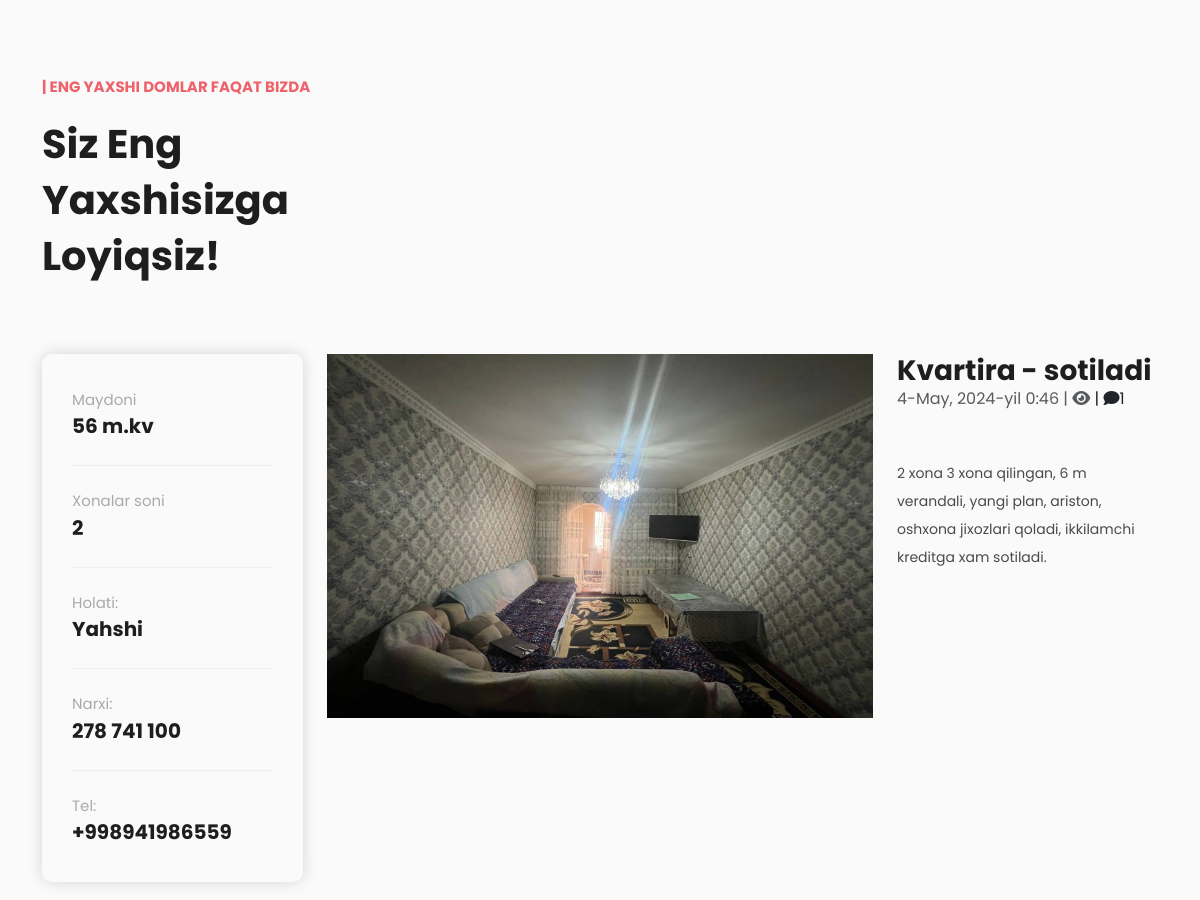
The page /uz/8/ (middle part) on the database as committed earlier.
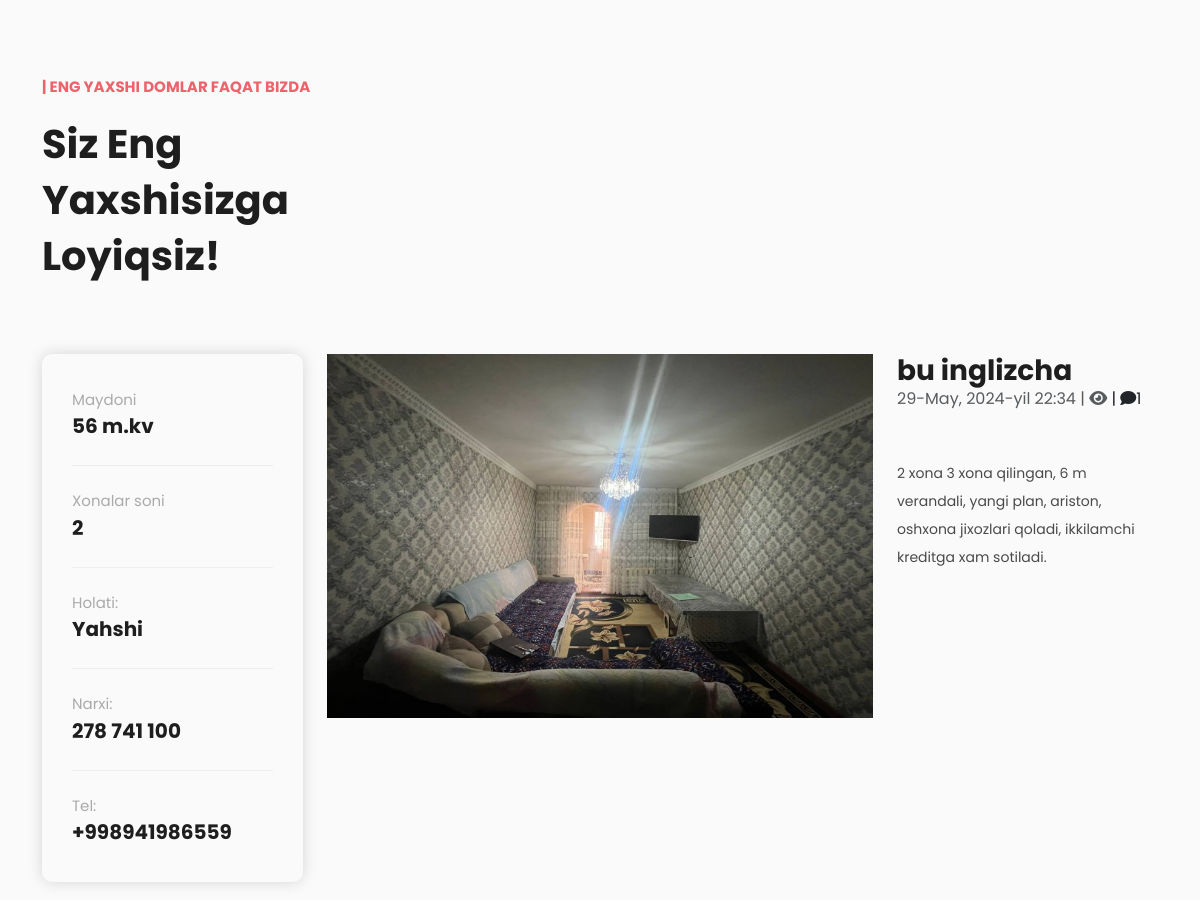
The same page on the database as committed later.
### homes_app/models.py (models this page shows, shortened)
class Homes(models.Model):
    class Status(models.TextChoices):
        Draft = 'DF', 'Draft'
        Published = 'PB', 'Published'
    class Tariff(models.TextChoices):
        maxsus = 'maxsus'
        orta = "o'rta"
        oddiy = 'oddiy'
    title = models.CharField(max_length=200)
    maydoni = models.CharField(max_length=200)
    xona_soni = models.IntegerField()
    tamiri = models.CharField(max_length=200)
    image = models.ImageField(upload_to='homes/images')
    tafsilotlari = models.CharField(max_length=300)
    category = models.ForeignKey(Category, on_delete=models.CASCADE)
    publish_time = models.DateTimeField(default=timezone.now)
    created_time = models.DateTimeField(auto_now_add=True)
    status = models.CharField(max_length=2, choices=Status.choices, default=Status.Draft)
    narxi = models.CharField(max_length=50, blank=True)
    manzil = models.CharField(max_length=150, blank=True)
    tarifi = models.CharField(choices=Tariff.choices, default=Tariff.oddiy, null=True, blank=True, max_length=6)
    tel = models.CharField(max_length=9, blank=True)
    class Meta:
        ordering = ['-publish_time']

class Category(models.Model):
    name = models.CharField(max_length=100)
    def __str__(self):
        return self.name

### homes_app/views.py (the view)
# urls.py: path('<int:id>/', homes_detail, name='homes_detail'),
def homes_detail(request, id):
    homes = get_object_or_404(Homes, id=id, status=Homes.Status.Published)
    context = {}
    hit_count = get_hitcount_model().objects.get_for_object(homes)
    hits = hit_count.hits
    hitcontext = context['hitcount'] = {'pk': hit_count.pk}
    hit_count_response = HitCountMixin.hit_count(request, hit_count)
    if hit_count_response.hit_counted:
        hits = hits + 1
        hitcontext['hit_counted'] = hit_count_response.hit_counted
        hitcontext['hit_message'] = hit_count_response.hit_message
        hitcontext['total_hits'] = hits
    comments = homes.comments.filter(active=True)
    comment_count = comments.count()
    new_comment = None
    if request.method == "POST":
        comment_form = CommentForm(data=request.POST)
        if comment_form.is_valid():
            new_comment = comment_form.save(commit=False)
            new_comment.homes = homes
            new_comment.user = request.user
            new_comment.save()
            comment_form = CommentForm()
    else:
        comment_form = CommentForm()
    context = {
        'homes': homes,
        'comments': comments,
        'comment_count': comment_count,
        'new_comment': new_comment,
        'comment_form': comment_form
    }
    return render(request, 'homes_detail.html', context)

### templates/homes_detail.html (shortened to what this page needs)
{% extends 'base.html' %}
{% load static %}
{% load hitcount_tags %}
{% block content %}
    <div class="section best-deal">
    <div class="container">
      <div class="row">
          <div class="col-lg-4">
              <div class="section-heading">
                  <h6>| Eng yaxshi {{ homes.category }}lar faqat bizda</h6>
                  <h2>Siz eng yaxshisizga loyiqsiz!</h2>
              </div>
          </div>
        <div class="col-lg-12">
          <div class="tabs-content">
                  <div class="row">
                    <div class="col-lg-3">
                      <div class="info-table">
                        <ul>
                          <li>Maydoni<span>{{ homes.maydoni }}</span></li>
                          <li>Xonalar soni <span>{{ homes.xona_soni }}</span></li>
                          <li>Holati:<span>{{ homes.tamiri }}</span></li>
                          <li>Narxi:<span>{{ homes.narxi }}</span></li>
                            <li>Tel:<span>+998{{ homes.tel }}</span></li>
                        </ul>
                      </div>
                    </div>
                    <div class="col-lg-6">
                      <img src="{{ homes.image.url }}" alt="">
                    </div>
                    <div class="col-lg-3">
                        <h3>{{ homes.title }}<br></h3><span class="text-muted">{{ homes.publish_time }} |
                        <i class="fa fa-eye" aria-hidden="true"></i> {% get_hit_count for homes %}</span> |
                        <i class="fa fa-comment"></i>{{ comment_count }}
                        <p class="mt-5">
                            {{ homes.tafsilotlari }}<br>
                        </p>
                    </div>
                  </div>
                </div>
              </div>
            </div>
          </div>
        </div>
<br>
  {% endblock %}

Rows that differ between the two databases and show on the page:
changed Homes "56 m.kv": title "Kvartira - sotiladi" → "bu inglizcha"; publish_time "4-May, 2024-yil 0:46" → "29-May, 2024-yil 22:34"
